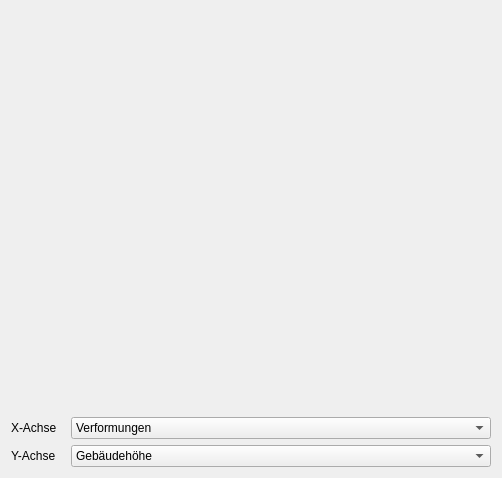
          <widget class="QWidget" name="subTab_250">
           <attribute name="title">
            <string>Verformungen</string>
           </attribute>
           <layout class="QVBoxLayout" name="verticalLayout_22">
            <item>
             <layout class="QVBoxLayout" name="verticalLayout_250">
              <item>
               <widget class="MplWidget" name="MplWidget_250" native="true">
                <property name="minimumSize">
                 <size>
                  <width>480</width>
                  <height>400</height>
                 </size>
                </property>
               </widget>
              </item>
              <item>
               <layout class="QHBoxLayout" name="horizontalLayout_251">
                <item>
                 <widget class="QLabel" name="label_251">
                  <property name="text">
                   <string>X-Achse</string>
                  </property>
                 </widget>
                </item>
                <item>
                 <widget class="QComboBox" name="comboBox_xAxis_251">
                  <property name="enabled">
                   <bool>true</bool>
                  </property>
                  <property name="minimumSize">
                   <size>
                    <width>420</width>
                    <height>0</height>
                   </size>
                  </property>
                  <item>
                   <property name="text">
                    <string>Verformungen</string>
                   </property>
                  </item>
                  <item>
                   <property name="text">
                    <string>Interstory-Drift</string>
                   </property>
                  </item>
                 </widget>
                </item>
               </layout>
              </item>
              <item>
               <layout class="QHBoxLayout" name="horizontalLayout_252">
                <item>
                 <widget class="QLabel" name="label_252">
                  <property name="text">
                   <string>Y-Achse</string>
                  </property>
                 </widget>
                </item>
                <item>
                 <widget class="QComboBox" name="comboBox_yAxis_252">
                  <property name="minimumSize">
                   <size>
                    <width>420</width>
                    <height>0</height>
                   </size>
                  </property>
                  <item>
                   <property name="text">
                    <string>Gebäudehöhe</string>
                   </property>
                  </item>
                  <item>
                   <property name="text">
                    <string>Anzahl Stockwerke</string>
                   </property>
                  </item>
                 </widget>
                </item>
               </layout>
              </item>
             </layout>
            </item>
           </layout>
          </widget>
